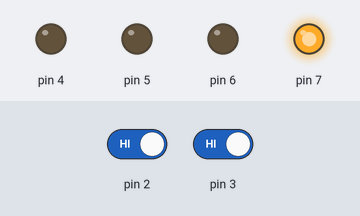
This sketch was run on a simulated Arduino Uno, built with avr-gcc and run on an emulated ATmega328P. Parts: output pins drawn as LEDs (lit = HIGH). Inputs (shaded band) come from the test bench; at power-on: pin 2 HIGH, pin 3 HIGH.

Above: at 1.2 s.
1.3 s: pin 2 driven LOW
At 2.4 s:
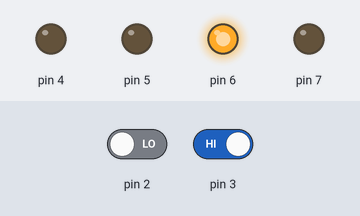
2.8 s: pin 3 driven LOW
At 3.6 s:
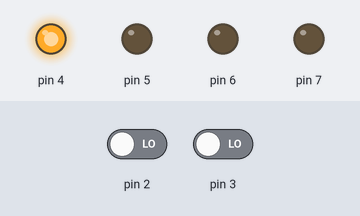
4.3 s: pin 2 driven HIGH
At 4.7 s:
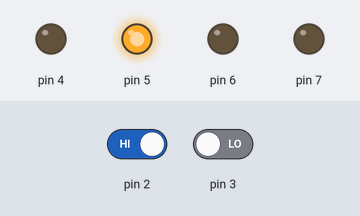
5.8 s: pin 3 driven HIGH
At 7.0 s:
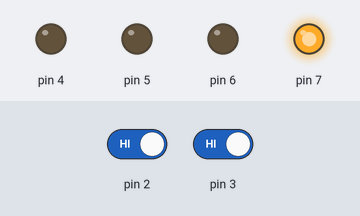
Timing chart, 0 to 8.3 s (numbered marks = the images above; inputs shaded):
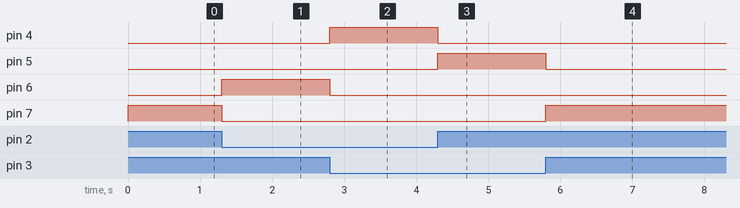

The sketch:

Buttons_LEDs.ino
```cpp
//Conectati 2 butoane la pinii digitali 2,3 si 4,
//  LED-uri(LED0, LED1, LED2, LED3) pe pinii digitali 4-7.
//Scrieti un program care aprinde LED-urile corespunzatoare valorii citite de la combinatia de butoane.
//https://www.arduino.cc/en/Reference/PortManipulation

const int LED0 = B00010000;
const int LED1 = B00100000;
const int LED2 = B01000000;
const int LED3 = B10000000;

void setup()
{
  DDRD = DDRD | B11110000;
}

void loop()
{
  light_up_LED();
}

void light_up_LED()
{
  if(!(PIND & 1<<2) && !(PIND & 1<<3))
    PORTD = LED0;
  if(PIND & 1<<2 && !(PIND & 1<<3))
    PORTD = LED1;
  if(!(PIND & 1<<2) && PIND & 1<<3)
    PORTD = LED2;
  if(PIND & 1<<2 && PIND & 1<<3)
    PORTD = LED3;
}
```

Measured:
- after the input at 1.3 s, pin 6: LOW → HIGH at once; pin 7: HIGH → LOW at once
- after the input at 2.8 s, pin 4: LOW → HIGH at once; pin 6: HIGH → LOW at once
- after the input at 4.3 s, pin 4: HIGH → LOW at once; pin 5: LOW → HIGH at once
- after the input at 5.8 s, pin 5: HIGH → LOW at once; pin 7: LOW → HIGH at once
